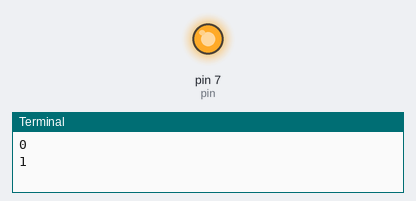
Bench run of a program on a simulated Raspberry Pi (header pin numbers). Shown: output pins drawn as LEDs (lit = HIGH), the last lines printed to the terminal. At 20.0 s the program stops and its outputs stay as they are.

Above: at 0.1 s.
At 16.1 s:
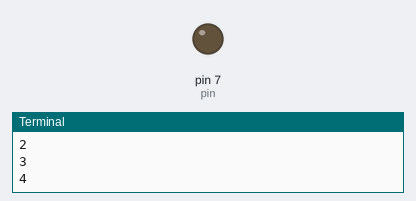
Timing chart, 0 to 17.6 s (numbered marks = the images above):
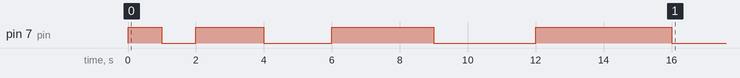

Measured:
- by itself, pin 7 (pin): LOW → HIGH at 0.00 s, → LOW 1.0 s later, → HIGH 1.0 s later, → LOW 2.0 s later, … (8 changes in this stretch)

The program:

hellopigpio.py
```python
import RPi.GPIO as GPIO
import time

pin = 7
GPIO.setmode(GPIO.BOARD)
GPIO.setup(pin, GPIO.OUT)
GPIO.setwarnings(False)


def blink (seconds):
    print(seconds)
    GPIO.output(pin,GPIO.HIGH)
    time.sleep(seconds)
    GPIO.output(pin,GPIO.LOW)
    time.sleep(seconds)

for n in range(0,5):
    blink(n)


GPIO.cleanup()
```
